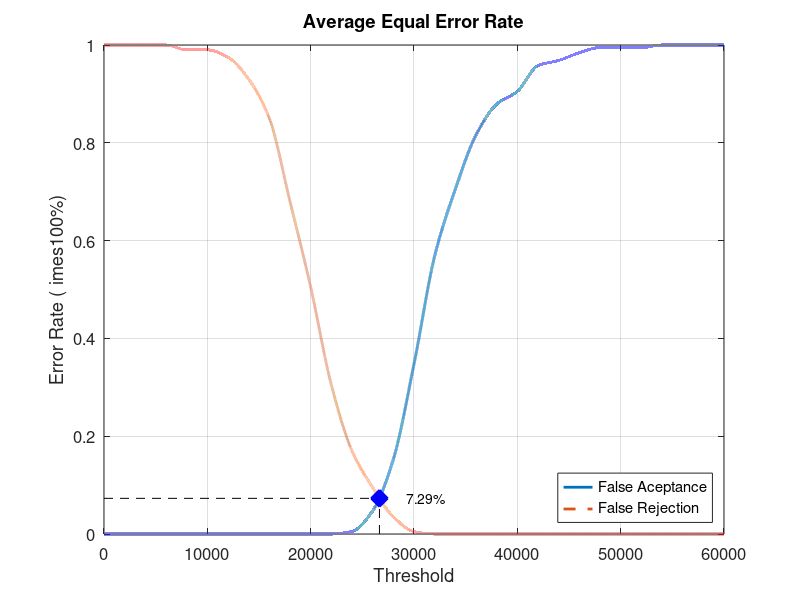
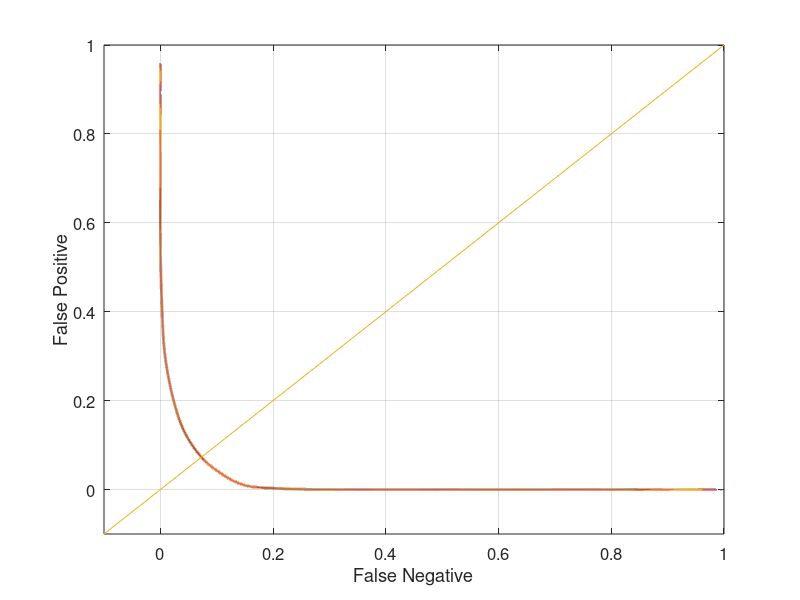

The MATLAB source for these figures, in order:
close all;
clear;
clc;
x = 0:2000:60000;
xq = 0:0.5:60000;

y0 = [0 0 0 0 0 0 0 0 0 0 0 0 0.00526316 0.0473684 0.152632 0.347368 0.568421 0.705263 0.815789 0.878947 0.905263 0.957895 0.968421 0.984211 0.994737 0.994737 0.994737 1 1 1 1]
yy0 = interp1(x, y0, xq, 'pchip');
y1 = [1 1 1 1 0.99 0.99 0.975 0.93 0.85 0.68 0.505 0.305 0.17 0.095 0.035 0.005 0 0 0 0 0 0 0 0 0 0 0 0 0 0 0]
yy1 = interp1(x, y1, xq, 'pchip');

% Calculating EER: 
y2 = abs(y0 - y1);
find(y2 == min(y2))
yy2 = abs(yy0 - yy1);
xEER = find(yy2 == min(yy2));
xEERIndex = xq(xEER) % X-axis EER
yEER = yy0(xEER) % Y-axis EER

main = figure
plot(xq, yy0,'-','LineWidth', 2);	hold on
plot(xq, yy1,'--','LineWidth', 2);	hold on
plot([xEERIndex xEERIndex], [0 yEER], 'k--');	hold on
plot([0 xEERIndex], [yEER yEER], 'k--');	hold on
plot(xEERIndex, yEER, 'bx', 'LineWidth', 10);	hold on
text(xEERIndex + 10 * xEERIndex / 100, yEER, [num2str(round((10000 * yEER)) / 100) '%'])
legend('False Aceptance', 'False Rejection', 'Location', 'SouthEast')
xlabel('Threshold')
ylabel('Error Rate (	imes100%)')
title('Average Equal Error Rate')
set(gca, 'FontSize', 12)
axis([0 60000 0 1])
grid on

print(main, 'Database5_2Main', '-dpng');
FNRxFPR = figure('Color', [1 1 1]);
plot(yy1, yy0, '-', yy1, yy0, 'LineWidth', 2);
hold on
y = -0.1:0.1:1
plot(y, y); 
set(gca, 'FontSize', 12)
xlabel('False Negative')
ylabel('False Positive')
axis([-0.1 1 -0.1 1])
set(gca, 'FontSize', 12)
grid on

print(FNRxFPR, 'Database5_2FNRxFPR','-dpng');
